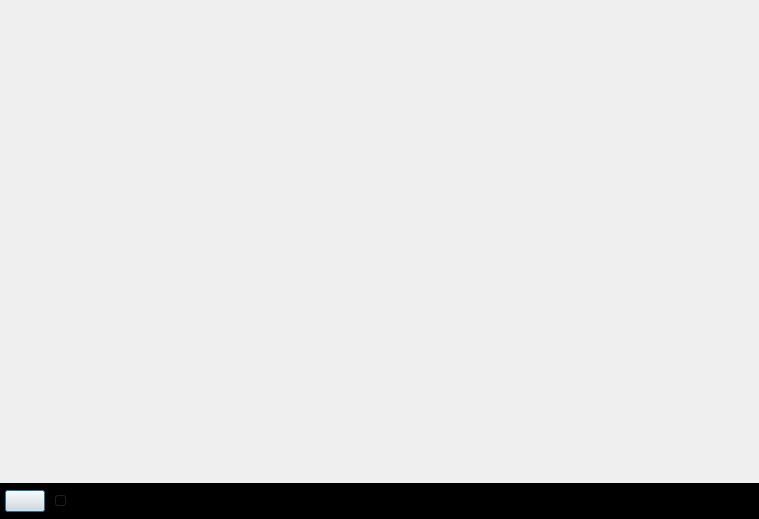
<?xml version="1.0" encoding="UTF-8"?>
<ui version="4.0">
 <class>Dialog</class>
 <widget class="QDialog" name="Dialog">
  <property name="geometry">
   <rect>
    <x>0</x>
    <y>0</y>
    <width>759</width>
    <height>519</height>
   </rect>
  </property>
  <property name="windowTitle">
   <string>Instruction Video</string>
  </property>
  <layout class="QVBoxLayout" name="verticalLayout">
   <property name="spacing">
    <number>0</number>
   </property>
   <property name="leftMargin">
    <number>0</number>
   </property>
   <property name="topMargin">
    <number>0</number>
   </property>
   <property name="rightMargin">
    <number>0</number>
   </property>
   <property name="bottomMargin">
    <number>0</number>
   </property>
   <item>
    <widget class="QWidget" name="stage" native="true">
     <layout class="QGridLayout" name="stageLayout">
      <property name="leftMargin">
       <number>0</number>
      </property>
      <property name="topMargin">
       <number>0</number>
      </property>
      <property name="rightMargin">
       <number>0</number>
      </property>
      <property name="bottomMargin">
       <number>0</number>
      </property>
      <property name="spacing">
       <number>0</number>
      </property>
     </layout>
    </widget>
   </item>
   <item>
    <widget class="QWidget" name="controls" native="true">
     <property name="maximumSize">
      <size>
       <width>16777215</width>
       <height>36</height>
      </size>
     </property>
     <property name="styleSheet">
      <string notr="true">QWidget {
  background: black;
}</string>
     </property>
     <layout class="QHBoxLayout" name="horizontalLayout">
      <property name="spacing">
       <number>8</number>
      </property>
      <property name="leftMargin">
       <number>5</number>
      </property>
      <property name="topMargin">
       <number>5</number>
      </property>
      <property name="rightMargin">
       <number>10</number>
      </property>
      <property name="bottomMargin">
       <number>5</number>
      </property>
      <item>
       <widget class="QPushButton" name="playbtn">
        <property name="styleSheet">
         <string notr="true">background: rgb(227, 227, 227);</string>
        </property>
        <property name="text">
         <string/>
        </property>
       </widget>
      </item>
      <item>
       <widget class="QSlider" name="seekslider">
        <property name="orientation">
         <enum>Qt::Horizontal</enum>
        </property>
       </widget>
      </item>
     </layout>
    </widget>
   </item>
  </layout>
 </widget>
 <resources>
  <include location="resources.qrc"/>
 </resources>
 <connections/>
</ui>
